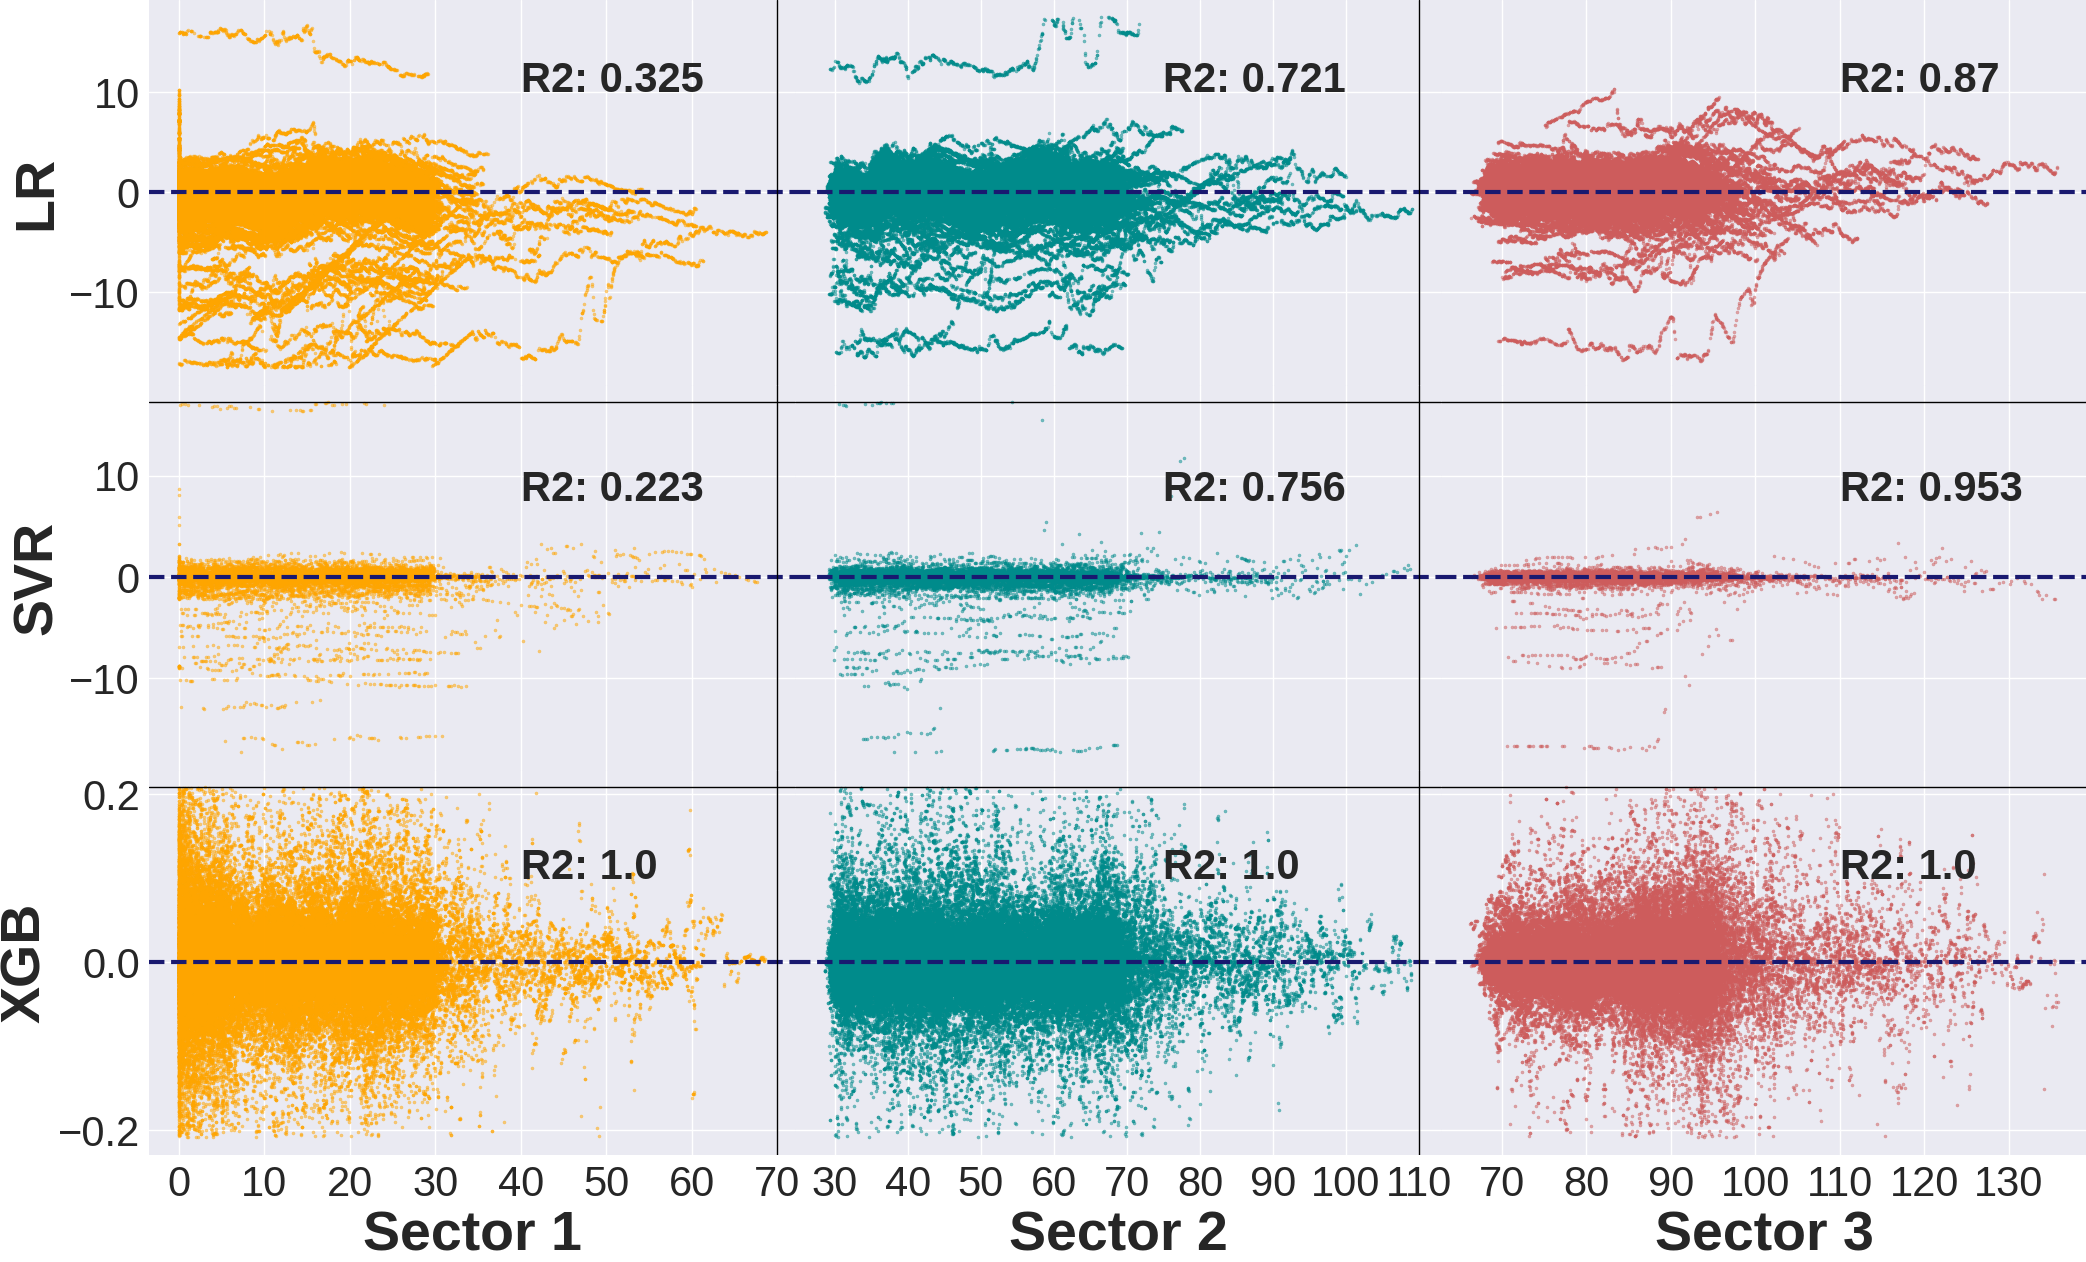

Write the Python code that produced this figure.
import pandas as pd
import seaborn as sns
import numpy as np
import pickle
import os
from sklearn.metrics import r2_score
from matplotlib import pyplot as plt
from statsmodels.stats.diagnostic import normal_ad

plt.style.use('seaborn')


def r_squared(df):
    truth = df['truth']
    pred = df['predictions']
    return r2_score(truth, pred)


def r_squared_by_sector(df):
    sector_1 = []
    sector_2 = []
    sector_3 = []
    sessions = df.groupby('sessionUID')
    for s in list(sessions.groups):
        session = sessions.get_group(s)
        laps = session.groupby('currentLapNum')
        for l in list(laps.groups):
            lap = laps.get_group(l)
            sectors = lap.groupby('sector')
            for j in list(sectors.groups):
                sector = sectors.get_group(j)
                if j == 0:
                    sector_1.append(sector)
                elif j == 1:
                    sector_2.append(sector)
                elif j == 2:
                    sector_3.append(sector)

    sector_1 = pd.concat(sector_1)
    sector_2 = pd.concat(sector_2)
    sector_3 = pd.concat(sector_3)

    sector_1_r2 = round(r_squared(sector_1),3)
    sector_2_r2 = round(r_squared(sector_2),3)
    sector_3_r2 = round(r_squared(sector_3),3)

    return sector_1_r2, sector_2_r2, sector_3_r2

def group_by_sector(df):

    sectors = df.groupby('sector')

    for s in list(sectors.groups):
        sector = sectors.get_group(s)
        if s == 0:
            sector_1 = sector
        elif s == 1:
            sector_2 = sector
        elif s == 2:
            sector_3 = sector

    return sector_1, sector_2, sector_3

def plot_residuals_by_sector(linear, svr, xgb):

    s1_lin_r2, s2_lin_r2, s3_lin_r2 = r_squared_by_sector(linear)
    s1_svr_r2, s2_svr_r2, s3_svr_r2 = r_squared_by_sector(svr)
    s1_xgb_r2, s2_xgb_r2, s3_xgb_r2 = r_squared_by_sector(xgb)

    dy_lin = 3*np.std(linear['residuals'])
    dy_svr = 2.8*np.std(svr['residuals'])
    dy_xgb = 3*np.std(xgb['residuals'])

    linear = linear.drop(linear[abs(linear.residuals)>dy_lin].index)
    svr = svr.drop(svr[abs(svr.residuals)>dy_svr].index)
    xgb = xgb.drop(xgb[abs(xgb.residuals)>dy_xgb].index)



    fig, ((ax1, ax2, ax3), (ax4, ax5, ax6), (ax7, ax8, ax9)) = plt.subplots(3,3, figsize=(25,15), sharex='col', sharey='row')

    lin_sector_1, lin_sector_2, lin_sector_3 = group_by_sector(linear)
    svr_sector_1, svr_sector_2, svr_sector_3 = group_by_sector(svr)
    xgb_sector_1, xgb_sector_2, xgb_sector_3 = group_by_sector(xgb)

    ax1.scatter(x = lin_sector_1['currentLapTime'] , y = lin_sector_1['residuals'],s=5, color='orange', alpha=0.5, zorder=1)
    ax2.scatter(x = lin_sector_2['currentLapTime'], y = lin_sector_2['residuals'],s=5, color='darkcyan', alpha=0.5, zorder=1)
    ax3.scatter(x = lin_sector_3['currentLapTime'], y = lin_sector_3['residuals'],s=5, color='indianred', alpha=0.5, zorder=1)

    ax4.scatter(x = svr_sector_1['currentLapTime'], y = svr_sector_1['residuals'],s=5, color='orange', alpha=0.5, zorder=1)
    ax5.scatter(x = svr_sector_2['currentLapTime'], y = svr_sector_2['residuals'],s=5, color='darkcyan', alpha=0.5, zorder=1)
    ax6.scatter(x = svr_sector_3['currentLapTime'], y = svr_sector_3['residuals'],s=5, color='indianred', alpha=0.5, zorder=1)

    ax7.scatter(x = xgb_sector_1['currentLapTime'], y = xgb_sector_1['residuals'],s=5, color='orange', alpha=0.5, zorder=1)
    ax8.scatter(x = xgb_sector_2['currentLapTime'], y = xgb_sector_2['residuals'],s=5, color='darkcyan', alpha=0.5, zorder=1)
    ax9.scatter(x = xgb_sector_3['currentLapTime'], y = xgb_sector_3['residuals'],s=5, color='indianred', alpha=0.5, zorder=1)

    ax1.axhline(y=0,  color ="midnightblue", linestyle ="--", linewidth=3,label='Target Value', zorder=2)
    ax2.axhline(y=0,  color ="midnightblue", linestyle ="--", linewidth=3,label='Target Value', zorder=2)
    ax3.axhline(y=0,  color ="midnightblue", linestyle ="--", linewidth=3,label='Target Value', zorder=2)
    ax4.axhline(y=0,  color ="midnightblue", linestyle ="--", linewidth=3,label='Target Value', zorder=2)
    ax5.axhline(y=0,  color ="midnightblue", linestyle ="--", linewidth=3,label='Target Value', zorder=2)
    ax6.axhline(y=0,  color ="midnightblue", linestyle ="--", linewidth=3,label='Target Value', zorder=2)
    ax7.axhline(y=0,  color ="midnightblue", linestyle ="--", linewidth=3,label='Target Value', zorder=2)
    ax8.axhline(y=0,  color ="midnightblue", linestyle ="--", linewidth=3,label='Target Value', zorder=2)
    ax9.axhline(y=0,  color ="midnightblue", linestyle ="--", linewidth=3,label='Target Value', zorder=2)

    # ax1.axhline(y=max(linear['residuals']),  color ="midnightblue", linestyle ="-", linewidth=1,label='Target Value', zorder=2)
    # ax2.axhline(y=max(linear['residuals']),  color ="midnightblue", linestyle ="-", linewidth=1,label='Target Value', zorder=2)
    # ax3.axhline(y=max(linear['residuals']),  color ="midnightblue", linestyle ="-", linewidth=1,label='Target Value', zorder=2)
    ax4.axhline(y=max(svr['residuals']),  color ="black", linestyle ="-", linewidth=1,label='Target Value', zorder=2)
    ax5.axhline(y=max(svr['residuals']),  color ="black", linestyle ="-", linewidth=1,label='Target Value', zorder=2)
    ax6.axhline(y=max(svr['residuals']),  color ="black", linestyle ="-", linewidth=1,label='Target Value', zorder=2)
    ax7.axhline(y=max(xgb['residuals']),  color ="black", linestyle ="-", linewidth=1,label='Target Value', zorder=2)
    ax8.axhline(y=max(xgb['residuals']),  color ="black", linestyle ="-", linewidth=1,label='Target Value', zorder=2)
    ax9.axhline(y=max(xgb['residuals']),  color ="black", linestyle ="-", linewidth=1,label='Target Value', zorder=2)

    ax1.axvline(x=70,  color ="black", linestyle ="-", linewidth=1,label='Target Value', zorder=2)
    ax4.axvline(x=70,  color ="black", linestyle ="-", linewidth=1,label='Target Value', zorder=2)
    ax7.axvline(x=70,  color ="black", linestyle ="-", linewidth=1,label='Target Value', zorder=2)
    ax2.axvline(x=110,  color ="black", linestyle ="-", linewidth=1,label='Target Value', zorder=2)
    ax5.axvline(x=110,  color ="black", linestyle ="-", linewidth=1,label='Target Value', zorder=2)
    ax8.axvline(x=110,  color ="black", linestyle ="-", linewidth=1,label='Target Value', zorder=2)

    ax1.text(40, 10, f'R2: {s1_lin_r2}', fontsize=30, fontweight='bold')
    ax2.text(75, 10, f'R2: {s2_lin_r2}', fontsize=30, fontweight='bold')
    ax3.text(110, 10, f'R2: {s3_lin_r2}', fontsize=30, fontweight='bold')
    ax4.text(40, 7.5, f'R2: {s1_svr_r2}', fontsize=30, fontweight='bold')
    ax5.text(75, 7.5, f'R2: {s2_svr_r2}', fontsize=30, fontweight='bold')
    ax6.text(110, 7.5, f'R2: {s3_svr_r2}', fontsize=30, fontweight='bold')
    ax7.text(40, 0.1, f'R2: {s1_xgb_r2}', fontsize=30, fontweight='bold')
    ax8.text(75, 0.1, f'R2: {s2_xgb_r2}', fontsize=30, fontweight='bold')
    ax9.text(110, 0.1, f'R2: {s3_xgb_r2}', fontsize=30, fontweight='bold')

    ax1.set_ylabel('LR',  fontsize=40, fontweight='bold')
    ax4.set_ylabel('SVR',  fontsize=40, fontweight='bold')
    ax7.set_ylabel('XGB',  fontsize=40, fontweight='bold')

    ax1.tick_params(axis="y", labelsize=30)
    ax4.tick_params(axis="y", labelsize=30)
    ax7.tick_params(axis="y", labelsize=30)

    ax7.tick_params(axis="x", labelsize=30)
    ax8.tick_params(axis="x", labelsize=30)
    ax9.tick_params(axis="x", labelsize=30)

    ax7.set_xlabel('Sector 1', fontsize=40, fontweight='bold')
    ax8.set_xlabel('Sector 2', fontsize=40, fontweight='bold')
    ax9.set_xlabel('Sector 3', fontsize=40, fontweight='bold')

    plt.subplots_adjust(wspace=.0, hspace=.0,)
    plt.savefig('full_comparison_rolling.png', bbox_inches='tight',pad_inches = 0)
    plt.show()


if __name__ == '__main__':

    linear = pd.read_csv('../prediction_rolling_csv/Linear_rolling_predictions.csv')
    linear.drop([linear.columns[0]], axis=1, inplace=True)


    svr = pd.read_csv('../prediction_rolling_csv/SVR_sample_rolling_predictions.csv')
    svr.drop([svr.columns[0]], axis=1, inplace=True)

    xgb = pd.read_csv('../prediction_rolling_csv/XGBoost_rolling_predictions.csv')
    xgb.drop([xgb.columns[0]], axis=1, inplace=True)

    plot_residuals_by_sector(linear, svr, xgb)
